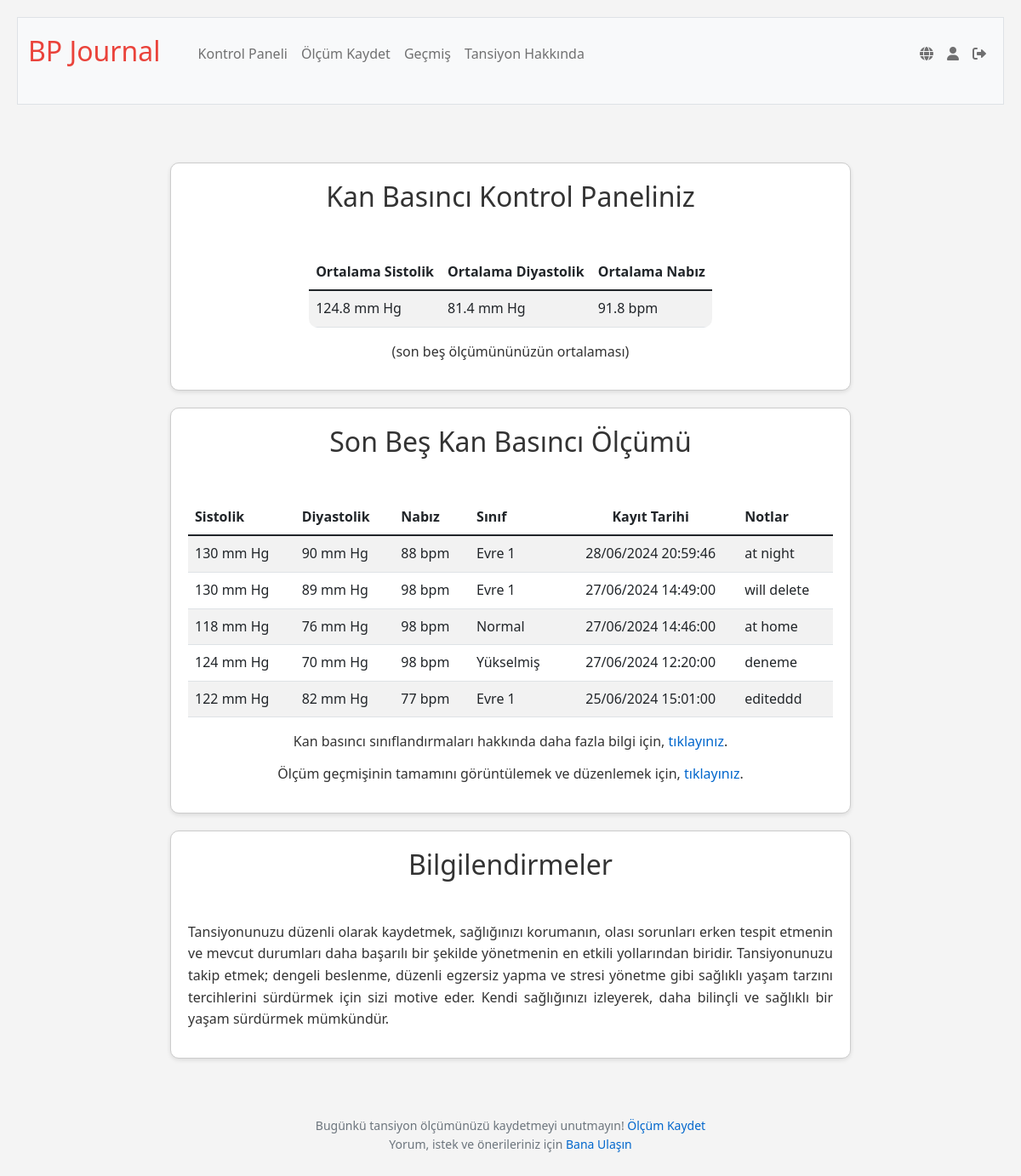
The page /dashboard (signed in) on the database as committed earlier.
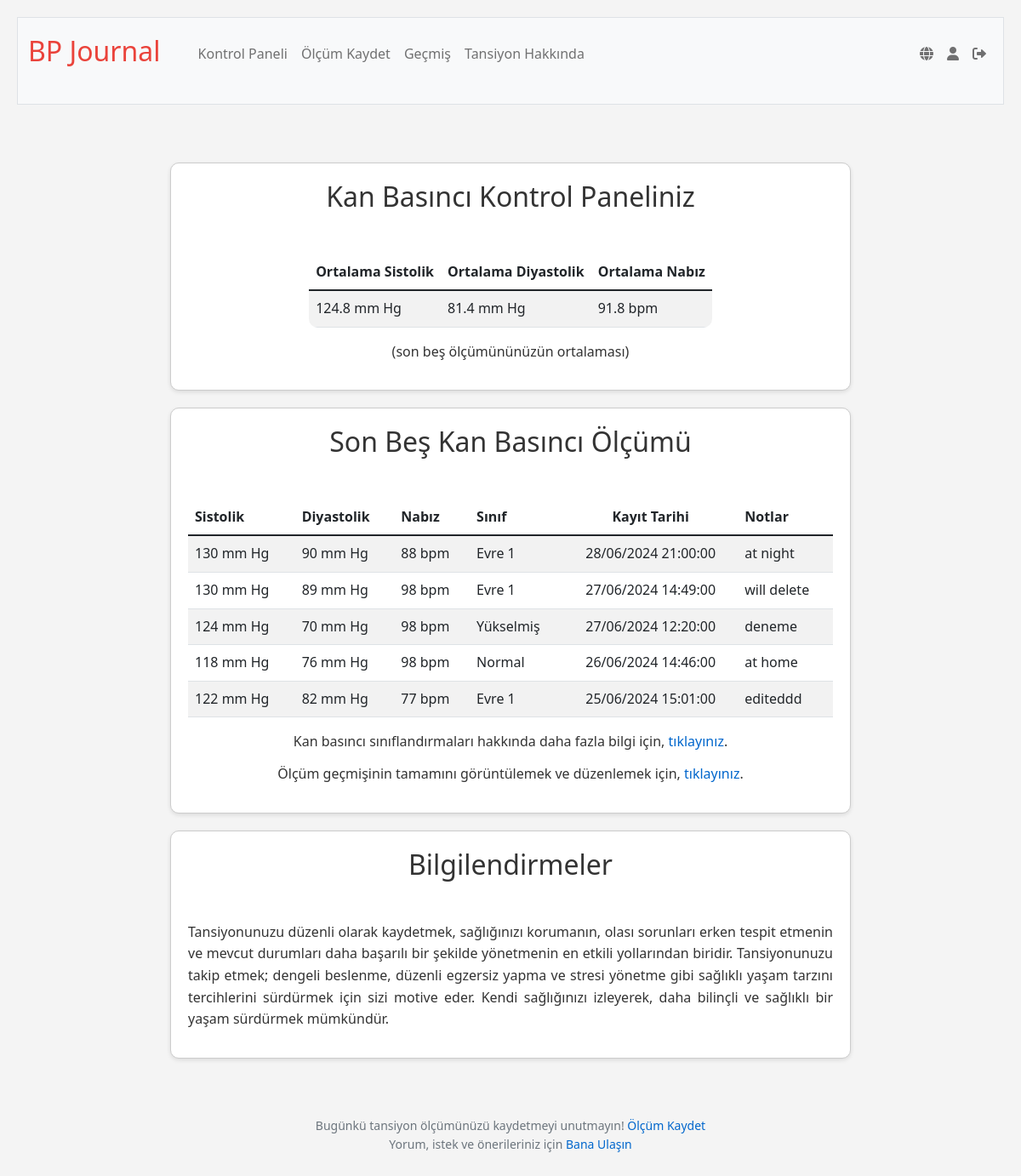
The same page on the database as committed later.
### tables this page shows
CREATE TABLE blood_pressure_readings (
id INTEGER PRIMARY KEY AUTOINCREMENT NOT NULL,
user_id INTEGER NOT NULL,
systolic INTEGER NOT NULL,
diastolic INTEGER NOT NULL,
pulse INTEGER,
reading_date DATETIME DEFAULT CURRENT_TIMESTAMP,
notes TEXT,
FOREIGN KEY (user_id) REFERENCES users (id));

### app.py (the view)
@app.route("/dashboard")
@login_required
def dashboard():
    user_id = session["user_id"]
    user_timezone = db.execute("SELECT timezone FROM users WHERE id = ?", user_id)[0]['timezone']
    user_tz = pytz.timezone(user_timezone)
    recording_rows = db.execute("SELECT * FROM blood_pressure_readings WHERE user_id = ? ORDER BY reading_date DESC LIMIT 5;", user_id)
    for row in recording_rows:
        row["classification"] = classify_bp(row["systolic"], row["diastolic"])
        utc_time = row["reading_date"]
        try:
            local_time = pytz.utc.localize(datetime.strptime(utc_time, '%Y-%m-%d %H:%M:%S')).astimezone(user_tz)
            row["reading_date"] = local_time.strftime('%d/%m/%Y %H:%M:%S')
        except Exception:
            row["reading_date"] = utc_time
    user_avg_recording = db.execute("""
        SELECT AVG(systolic) AS avg_systolic, AVG(diastolic) AS avg_diastolic, AVG(pulse) AS avg_pulse
        FROM (
            SELECT systolic, diastolic, pulse
            FROM blood_pressure_readings
            WHERE user_id = ?
            ORDER BY reading_date DESC
            LIMIT 5
        )
    """, user_id)
    if user_avg_recording:
        avg_data = {
            'avg_systolic': round(user_avg_recording[0]['avg_systolic'], 1) if user_avg_recording[0]['avg_systolic'] else '',
            'avg_diastolic': round(user_avg_recording[0]['avg_diastolic'], 1) if user_avg_recording[0]['avg_diastolic'] else '',
            'avg_pulse': round(user_avg_recording[0]['avg_pulse'], 1) if user_avg_recording[0]['avg_pulse'] else ''
        }
    else:
        avg_data = {'avg_systolic': 'N/A', 'avg_diastolic': 'N/A', 'avg_pulse': 'N/A'}
    return render_template("dashboard.html", classes=g.language_data['classes'], data=g.language_data['dashboard'], last5reading=recording_rows, user_id=user_id, user_avg_recording=[avg_data])

### app.py (called while the page is built)
@app.before_request
def load_language_data():
    if 'language' not in session:
        session['language'] = 'tr'
    user_lang = session['language']
    with open(f'languages/{user_lang}.json', 'r') as file:
        g.language_data = json.load(file)
    g.language_data['current_lang'] = user_lang

@app.after_request
def after_request(response):
    response.headers["Cache-Control"] = "no-cache, no-store, must-revalidate"
    response.headers["Expires"] = 0
    response.headers["Pragma"] = "no-cache"
    return response

@app.context_processor
def inject_layout_data():
    return dict(layout_data=g.language_data['layout'])

@app.context_processor
def inject_user_details():
    if 'user_id' in session:
        user_id = session['user_id']
        user_info = db.execute("SELECT username FROM users WHERE id = ?", user_id)
        if user_info:
            username = user_info[0]['username']
        else:
            username = None
    else:
        username = None
    return {'username': username}

### templates/dashboard.html (shortened to what this page needs)
{% extends "layout.html" %}
{% block main %}
<div class="section" id="average-table-div">
    <h2>{{ data.heading }}</h2>
    <table class="table table-striped" id="average-table">
        <thead>
            <tr>
                <th class="text-start">{{ data.avgSystolic }}</th>
                <th class="text-start">{{ data.avgDiastolic }}</th>
                <th class="text-start">{{ data.avgPulse }}</th>
            </tr>
        </thead>
        <tbody>
            {% for row in user_avg_recording %}
            <tr>
                <td class="text-start">{{ row.avg_systolic }} mm Hg</td>
                <td class="text-start">{{ row.avg_diastolic }} mm Hg</td>
                <td class="text-start">{{ row.avg_pulse }} bpm</td>
            </tr>
            {% endfor %}
        </tbody>
    </table>
    <p class="text-center">{{ data.description }}</p>
</div>
<div class="section", id="trends">
    <h2>{{ data.last5heading }}</h2>
    <table class="table table-striped">
        <thead>
            <tr>
                <th class="text-start">{{ data.systolic }}</th>
                <th class="text-start">{{ data.diastolic }}</th>
                <th class="text-start">{{ data.pulse }}</th>
                <th class="text-start">{{ data.readingClassification }}</th>
                <th class="text-center">{{ data.dateRecorded }}</th>
                <th class="text-start">{{ data.notes }}</th>
            </tr>
        </thead>
        <tbody>
            {% for row in last5reading %}
            <tr>
                <td class="text-start">{{ row.systolic }} mm Hg</td>
                <td class="text-start">{{ row.diastolic }} mm Hg</td>
                <td class="text-start">{{ row.pulse }} bpm</td>
                <td class="text-start">{{ classes[row.classification] }}</td>
                <td class="text-center">{{ row.reading_date }}</td>
                <td class="text-start">{{ row.notes }}</td>
            </tr>
            {% endfor %}
        </tbody>
    </table>
    <p>{{ data.classificationLink.text }}, <a href="/resources">{{ data.classificationLink.textUrl }}</a>.</p>
    <p>{{ data.historyLink.text }}, <a href="/history">{{ data.historyLink.textUrl }}</a>.</p>
</div>
<div class="section", id="alerts-tips-section">
    <h2>{{ data.alertsHeading }}</h2>
    <p>{{ data.comment }}</p>
</div>
{% endblock %}

Rows that differ between the two databases and show on the page:
changed blood_pressure_readings "at night": reading_date "28/06/2024 20:59:46" → "28/06/2024 21:00:00"
shown differently, row unchanged: blood_pressure_readings "deneme": moves up the list
changed blood_pressure_readings "at home": reading_date "27/06/2024 14:46:00" → "26/06/2024 14:46:00"
